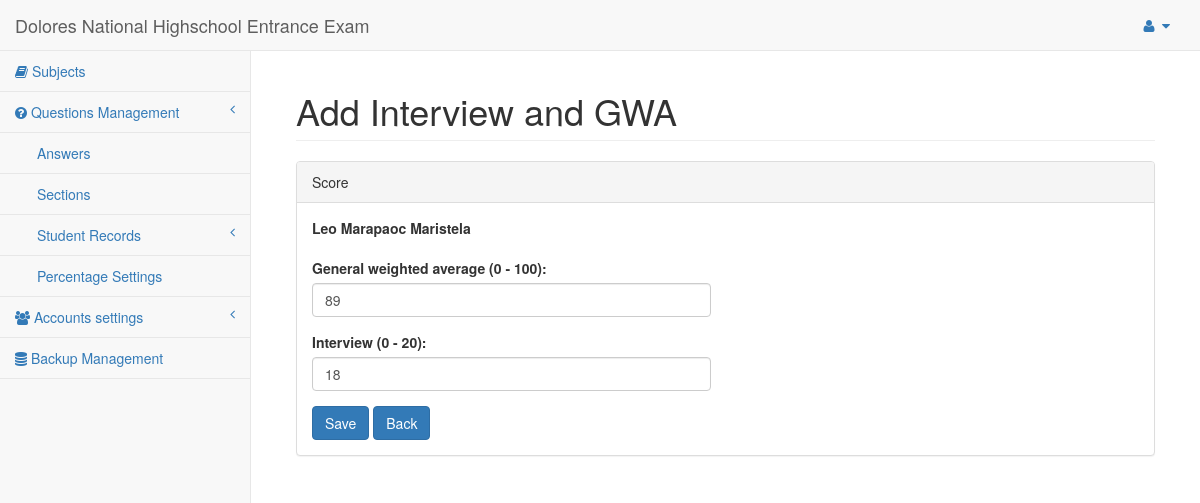
/forms/edit_interview_form.php?intgwa=3, run on the app's committed database.
### tables this page shows
CREATE TABLE IF NOT EXISTS `users` (
  `id` int(11) NOT NULL auto_increment,
  `Fname` varchar(50) NOT NULL,
  `Mname` varchar(50) NOT NULL,
  `Lname` varchar(50) NOT NULL,
  `address` varchar(500) NOT NULL,
  `Cnumber` varchar(20) NOT NULL,
  `username` varchar(50) NOT NULL,
  `password` varchar(50) NOT NULL,
  `ULevel` int(11) NOT NULL,
  `status` enum('1','0') NOT NULL default '1',
  PRIMARY KEY  (`id`)
);

CREATE TABLE IF NOT EXISTS `intgwa` (
  `id` int(11) NOT NULL auto_increment,
  `user_id` int(11) NOT NULL,
  `gwa` varchar(500) NOT NULL,
  `interview` double NOT NULL,
  `date` datetime NOT NULL,
  PRIMARY KEY  (`id`)
);

### forms/edit_interview_form.php (the view, shortened to what this page needs)
<?php session_start();
$result = mysql_query("SELECT  * FROM intgwa WHERE id ='".$_GET['intgwa']."' ") or die("Error: ". mysql_error());
$row1 = mysql_fetch_array($result);
?>
<!DOCTYPE html>
<html lang="en">
<head>
    <link href="../bower_components/bootstrap/dist/css/bootstrap.min.css" rel="stylesheet">
    <link href="../bower_components/metisMenu/dist/metisMenu.min.css" rel="stylesheet">
    <link href="../dist/css/sb-admin-2.css" rel="stylesheet">
    <link href="../bower_components/font-awesome/css/font-awesome.min.css" rel="stylesheet" type="text/css">
</head>
<body>
    <div id="wrapper">
        <?php require_once('../pages/navigation.php'); ?>
        <div id="page-wrapper">
            <div class="container-fluid">
                <div class="row">
                    <div class="col-lg-12">
                        <h1 class="page-header">Add Interview and GWA</h1>
                    </div>
                </div>
                <div class="row">
                    <div class="col-lg-12">
                        <div class="panel panel-default">
                            <div class="panel-heading">
                             Score
                            </div>
                            <div class="panel-body">
                                <div class="row">
                                    <div class="col-lg-6">
                                        <form method="post" action="edit_interview_form.php" role="form">
                                            <div class="form-group">
                                           <?php
                                                $result = mysql_query("SELECT * FROM users WHERE id = '".$row1['user_id']."'") or die('Error: '. mysql_error());
                                                 $row = mysql_fetch_array($result)
                                            ?>
                                            <label>
                                                <?php echo $row['Fname']." ". $row['Mname']." ". $row['Lname']; ?>
                                            </label>
                                        </div>
                                            <div class="form-group">
                                                <label>General weighted average (0 - 100): </label>
                                                <input name="gwa" type="number" class="form-control" placeholder="General weighted average" value="<?php echo $row1['gwa']; ?>" required>
                                            </div>
                                            <div class="form-group">
                                                <label>Interview (0 - 20):</label>
                                                <input name="int" type="number" class="form-control" placeholder="Interview" value="<?php echo $row1['interview']; ?>" required>
                                            </div>
                                            <input type="submit" name="submit" value="Save" class="btn btn-primary">
                                            <a class="btn btn-primary" href="../pages/interview.php">Back </a>
                                        </form>
                                    </div>
                                </div>
                            </div>
                        </div>
                    </div>
                </div>
            </div>
        </div>
    </div>
</body>
</html>

### data on the page
users: Fname "Leo", Mname "Marapaoc", Lname "Maristela"
intgwa: gwa "89", int "18"
